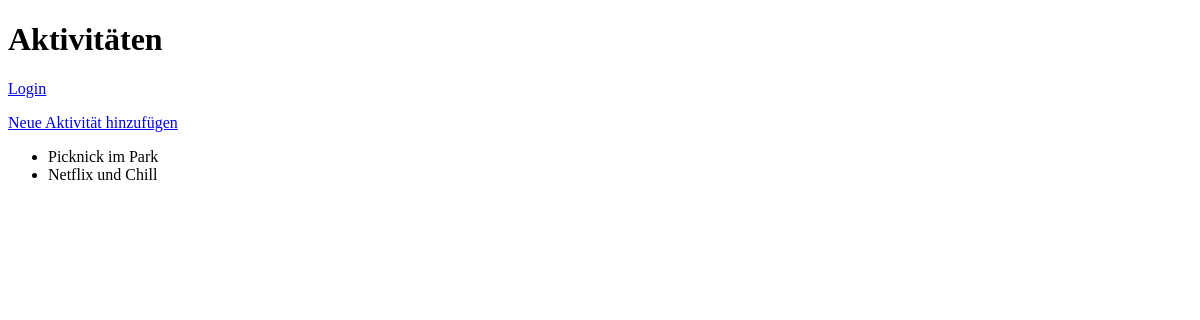
/, run on an earlier commit of the app's database.
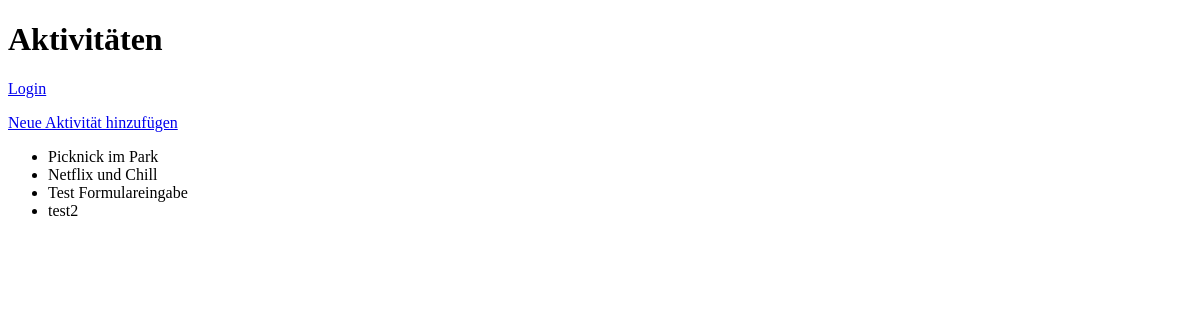
And on a later commit of the database.
### activities/models.py (models this page shows)
class Activity(models.Model):
    name = models.CharField(max_length=200)
    description = models.TextField(null=True)
    categories = models.ManyToManyField(Category)

### activities/views.py (the view)
# urls.py: path('', activity_overview, name="startpage"),
def activity_overview(request):
    all_activities = models.Activity.objects.all()
    return render(request, 'activities.html', dict(activities=all_activities))

### activities/templates/activities.html (shortened to what this page needs)
<!DOCTYPE html>
<html lang="de">
<head>
</head>
<body>
    <h1>Aktivitäten</h1>
    {% if user.is_authenticated  %}
        <p>Willkommen {{ user.username }}</p>
        <p><a href="{% url 'logout_url' %}">Logout</a></p>
        {% else %}
        <p><a href="{% url 'login_url' %}">Login</a></p>
    {% endif %}
    <p><a href="{% url 'add_activity' %}">Neue Aktivität hinzufügen</a></p>
<ul>
    {% for activity in activities %}
    <li>{{ activity.name }}
</li>
    {% endfor %}
</ul>
</body>
</html>

What changed in the data, as far as the page shows it:
added Activity: name "Test Formulareingabe"
added Activity: name "test2"
